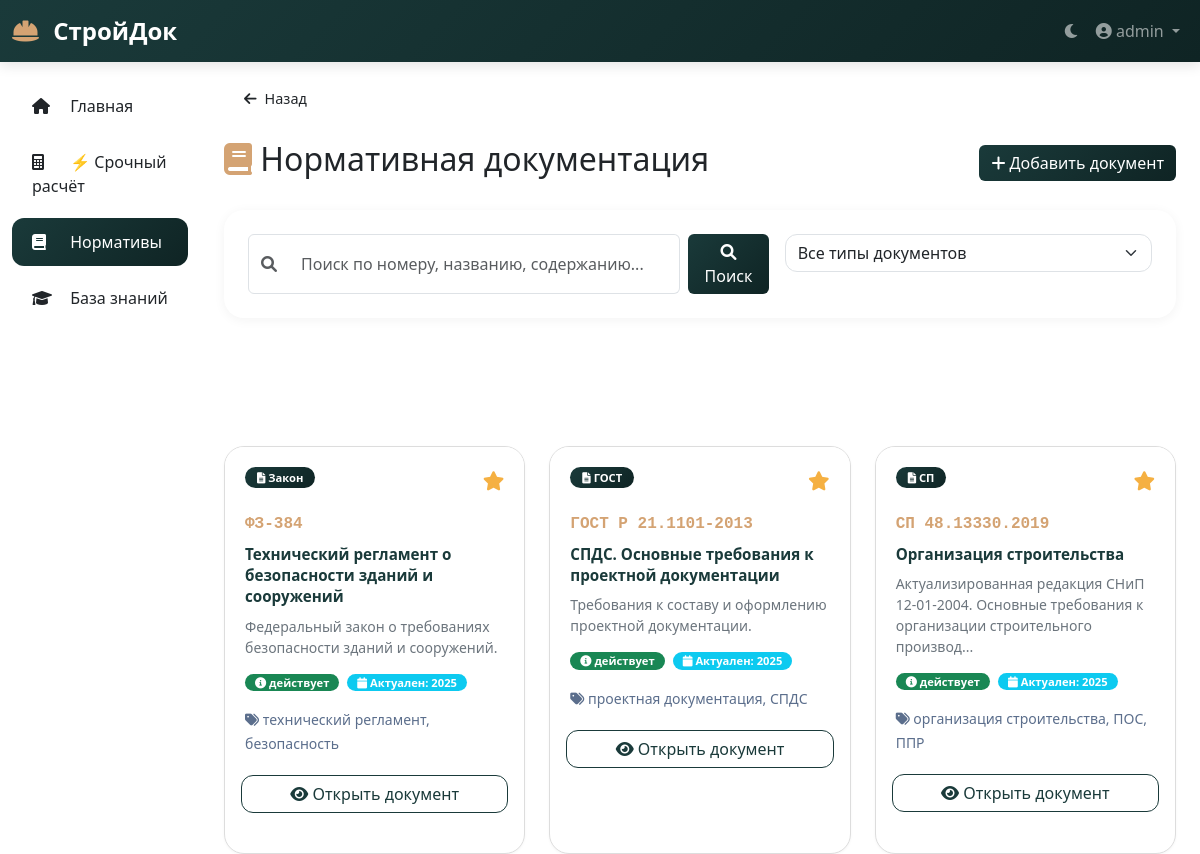
Page /normatives (signed in) on the committed database.
### app.py (models this page shows)
class Normative(db.Model):
    id = db.Column(db.Integer, primary_key=True)
    code = db.Column(db.String(50), nullable=False)
    title = db.Column(db.String(300), nullable=False)
    description = db.Column(db.Text)
    doc_type = db.Column(db.String(50))
    category = db.Column(db.String(100))
    status = db.Column(db.String(50), default='действует')
    actual_date = db.Column(db.String(50))
    tags = db.Column(db.String(500))
    file_url = db.Column(db.String(500))
    is_favorite = db.Column(db.Boolean, default=False)
    views = db.Column(db.Integer, default=0)
    created_at = db.Column(db.DateTime, default=datetime.now)

### app.py (the view, shortened to what this page needs)
@app.route('/normatives')
@login_required
def normatives():
    search = request.args.get('search', '')
    doc_type = request.args.get('type', '')
    page = request.args.get('page', 1, type=int)
    per_page = 12
    query = Normative.query
    if doc_type:
        query = query.filter(Normative.doc_type == doc_type)
    pagination = query.order_by(Normative.is_favorite.desc(), Normative.created_at.desc()).paginate(
        page=page, per_page=per_page, error_out=False
    )
    normatives_list = pagination.items
    categories = db.session.query(Normative.doc_type).distinct().all()
    return render_template('normatives.html',
                         normatives=normatives_list,
                         pagination=pagination,
                         search=search,
                         selected_type=doc_type,
                         categories=[c[0] for c in categories if c[0]])

### app.py (called while the page is built)
def login_required(f):
    @wraps(f)
    def decorated_function(*args, **kwargs):
        if not session.get('logged_in'):
            flash('Пожалуйста, авторизуйтесь', 'warning')
            return redirect(url_for('login'))
        return f(*args, **kwargs)
    return decorated_function

### templates/normatives.html (shortened to what this page needs)
{% extends "base.html" %}
{% block content %}
<div class="container-fluid px-0">
    <a href="javascript:void(0);" onclick="goBack()" class="back-button">
        <i class="fas fa-arrow-left"></i> Назад
    </a>
    <div class="d-flex justify-content-between align-items-center mb-4">
        <h2><i class="fas fa-book" style="color: var(--accent);"></i> Нормативная документация</h2>
        <button class="btn btn-premium" data-bs-toggle="modal" data-bs-target="#addNormativeModal">
            <i class="fas fa-plus"></i> Добавить документ
        </button>
    </div>
    <div class="filter-bar">
        <div class="row g-3">
            <div class="col-md-7">
                <form method="GET" action="{{ url_for('normatives') }}" class="d-flex gap-2" id="searchForm">
                    <div class="input-group">
                        <span class="input-group-text bg-transparent">
                            <i class="fas fa-search text-muted"></i>
                        </span>
                        <input type="text" name="search" class="form-control"
                               placeholder="Поиск по номеру, названию, содержанию..."
                               value="{{ search or '' }}"
                               style="border-left: none;">
                    </div>
                    <button type="submit" class="btn btn-premium">
                        <i class="fas fa-search"></i> Поиск
                    </button>
                </form>
            </div>
            <div class="col-md-5">
                <select class="form-select" id="typeFilter" style="border-radius: 12px;">
                    <option value="">Все типы документов</option>
                </select>
            </div>
        </div>
    </div>
    <div class="row" id="normativesList">
        {% for doc in normatives %}
        <div class="col-md-6 col-lg-4 mb-4" data-aos="fade-up" data-aos-delay="{{ loop.index * 50 }}">
            <div class="card h-100 normative-card">
                <div class="card-body">
                    <div class="d-flex justify-content-between align-items-start mb-3">
                        <span class="badge doc-type-badge" style="background: linear-gradient(135deg, var(--primary), var(--primary-dark));">
                            <i class="fas fa-file-alt"></i> {{ doc.doc_type or 'Документ' }}
                        </span>
                        <a href="{{ url_for('favorite_toggle', doc_id=doc.id) }}" class="star-favorite" title="{% if doc.is_favorite %}Убрать из избранного{% else %}Добавить в избранное{% endif %}" onclick="event.preventDefault(); toggleFavorite({{ doc.id }}, this)">
                            <i class="fas fa-star{% if not doc.is_favorite %}-o text-muted{% endif %}" style="color: {% if doc.is_favorite %}#f5b042{% endif %};"></i>
                        </a>
                    </div>
                    <div class="doc-number mb-2">{{ doc.code }}</div>
                    <h6 class="card-title mb-2" style="font-size: 0.95rem; line-height: 1.4;">{{ doc.title }}</h6>
                    {% if doc.description %}
                    <p class="small text-secondary mb-3">
                        {{ doc.description[:100] }}{% if doc.description|length > 100 %}...{% endif %}
                    </p>
                    {% endif %}
                    <div class="mt-3 d-flex gap-2 flex-wrap">
                        {% if doc.status %}
                        <span class="badge {% if doc.status == 'действует' %}bg-success{% elif doc.status == 'заменен' %}bg-warning text-dark{% elif doc.status == 'отменен' %}bg-danger{% else %}bg-secondary{% endif %} status-badge">
                            <i class="fas fa-info-circle"></i> {{ doc.status }}
                        </span>
                        {% endif %}
                        {% if doc.actual_date %}
                        <span class="badge bg-info status-badge">
                            <i class="fas fa-calendar"></i> Актуален: {{ doc.actual_date }}
                        </span>
                        {% endif %}
                    </div>
                    {% if doc.tags %}
                    <div class="mt-3">
                        <small class="text-muted">
                            <i class="fas fa-tags"></i>
                            {% set tag_string = doc.tags|string %}
                            {{ tag_string[:60] }}{% if tag_string|length > 60 %}...{% endif %}
                        </small>
                    </div>
                    {% endif %}
                </div>
                <div class="card-footer bg-transparent">
                    <a href="{{ url_for('normative_view', doc_id=doc.id) }}" class="btn btn-outline-premium w-100">
                        <i class="fas fa-eye"></i> Открыть документ
                    </a>
                </div>
            </div>
        </div>
        {% endfor %}
    </div>
</div>
{% endblock %}

### templates/base.html (style rules this page uses)
:root { --primary: #1a3a3a; --primary-dark: #0f2424; --accent: #d4a373; --accent-dark: #b8834f; --success: #2d6a4f; --danger: #c53030; }
* { margin: 0; padding: 0; box-sizing: border-box; }
body { font-family: 'Segoe UI', Tahoma, Geneva, Verdana, sans-serif; transition: background-color 0.3s ease, color 0.3s ease; }
.card { border: none; border-radius: 20px; box-shadow: 0 1px 3px rgba(0,0,0,0.04); transition: all 0.3s; overflow: hidden; }
.btn-premium { background: linear-gradient(135deg, var(--primary), var(--primary-dark)); color: white; border: none; transition: all 0.2s; }
.btn { position: relative; overflow: hidden; }

### templates/normatives.html (style rules this page uses)
.row { display: flex !important; flex-wrap: wrap !important; visibility: visible !important; opacity: 1 !important; }
.col-md-6, .col-lg-4 { display: block !important; visibility: visible !important; opacity: 1 !important; }
.card { display: block !important; visibility: visible !important; opacity: 1 !important; background: white !important; border: 1px solid #ddd !important; margin-bottom: 20px !important; }
.card-body { display: block !important; padding: 20px !important; }
.doc-number { color: #d4a373 !important; font-size: 18px !important; font-weight: bold !important; }
.card-title { color: #1a3a3a !important; font-size: 16px !important; }
#normativesList { display: flex !important; flex-wrap: wrap !important; }
.normative-card { transition: transform 0.2s, box-shadow 0.2s; border: none; border-radius: 20px; overflow: hidden; }
.star-favorite { cursor: pointer; transition: transform 0.2s; text-decoration: none; font-size: 1.2rem; }
.filter-bar { background: var(--bs-card-bg); padding: 24px; border-radius: 20px; margin-bottom: 28px; box-shadow: 0 2px 12px rgba(0,0,0,0.05); border: 1px solid var(--border); }
.doc-type-badge { font-size: 0.7rem; padding: 5px 12px; border-radius: 20px; font-weight: 600; }
.status-badge { font-size: 0.7rem; padding: 3px 10px; border-radius: 20px; }
.card-footer { border-top: none; padding-top: 0; padding-bottom: 20px; }
.doc-number { font-family: 'Courier New', monospace; font-weight: 700; color: var(--accent); font-size: 0.9rem; }
.btn-outline-premium { border: 1px solid var(--primary); color: var(--primary); transition: all 0.2s; border-radius: 12px; }
.normative-card { background: white !important; color: #1e293b !important; display: block !important; visibility: visible !important; opacity: 1 !important; }
.normative-card .card-body { background: white !important; padding: 20px !important; }
.normative-card .doc-number { color: #d4a373 !important; font-weight: bold !important; font-size: 1rem !important; }
.normative-card .card-title { color: #1a3a3a !important; font-size: 0.95rem !important; font-weight: 600 !important; }
.normative-card .text-muted { color: #5b6e8c !important; }
.back-button { display: inline-flex; align-items: center; gap: 8px; background: var(--bg-card); color: var(--text-primary); padding: 10px 20px; border-radius: 40px; text-decoration: none; font-size: 0.9rem; border: 1px solid var(--border); transition: all 0.3s; cursor: pointer; margin-bottom: 20px; }

### rows in the picture
Normative: doc_type "Закон", is_favorite True (drawn), code "ФЗ-384", title "Технический регламент о безопасности зданий и сооружений", description "Федеральный закон о требованиях безопасности зданий и сооружений.", status "действует", actual_date "2025", tags "технический регламент, безопасность"
Normative: doc_type "ГОСТ", is_favorite True (drawn), code "ГОСТ Р 21.1101-2013", title "СПДС. Основные требования к проектной документации", description "Требования к составу и оформлению проектной документации.", status "действует", actual_date "2025", tags "проектная документация, СПДС"
Normative: doc_type "СП", is_favorite True (drawn), code "СП 48.13330.2019", title "Организация строительства", description "Актуализированная редакция СНиП 12-01-2004. Основные требования к организации строительного производ", status "действует", actual_date "2025", tags "организация строительства, ПОС, ППР"

### other values in the picture
{{ session.get('username', 'Гость') }} "admin"
